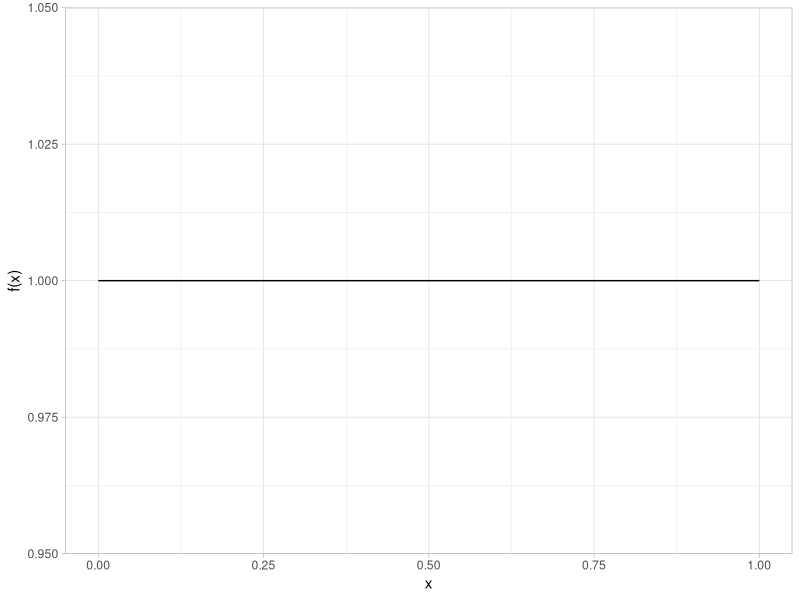
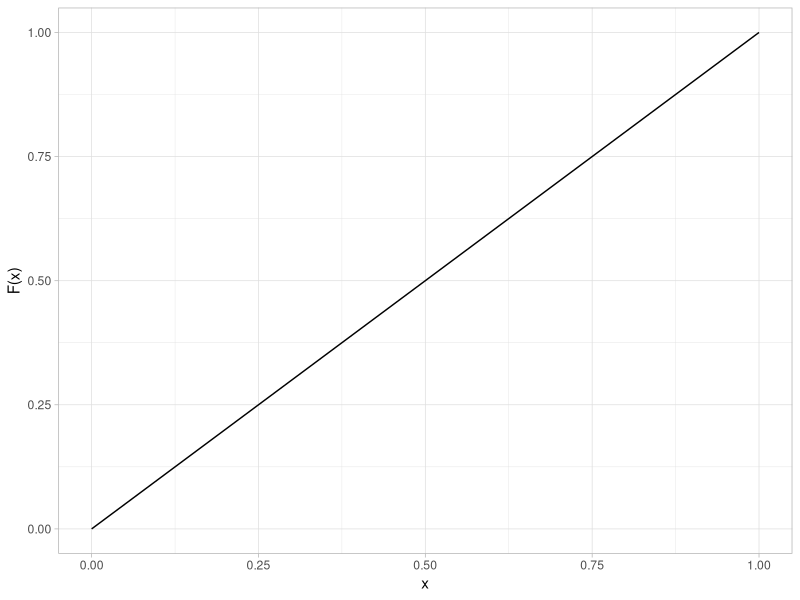
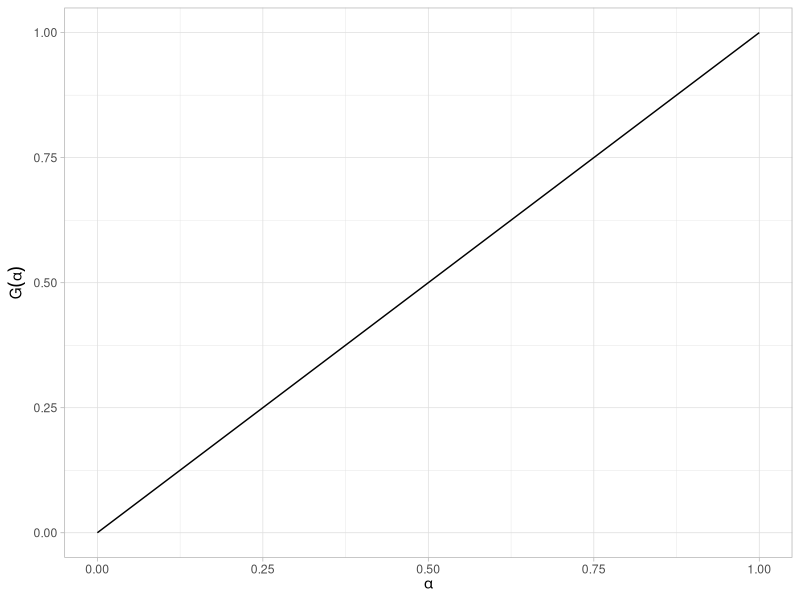
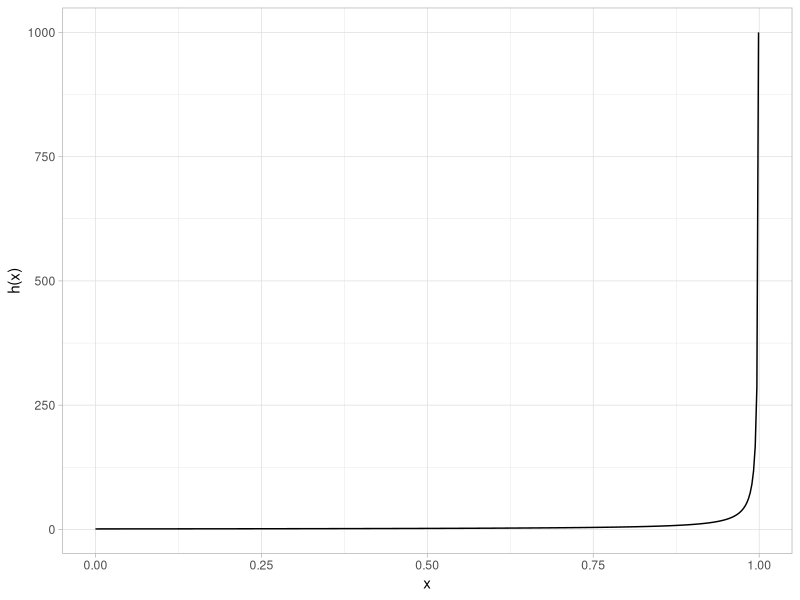
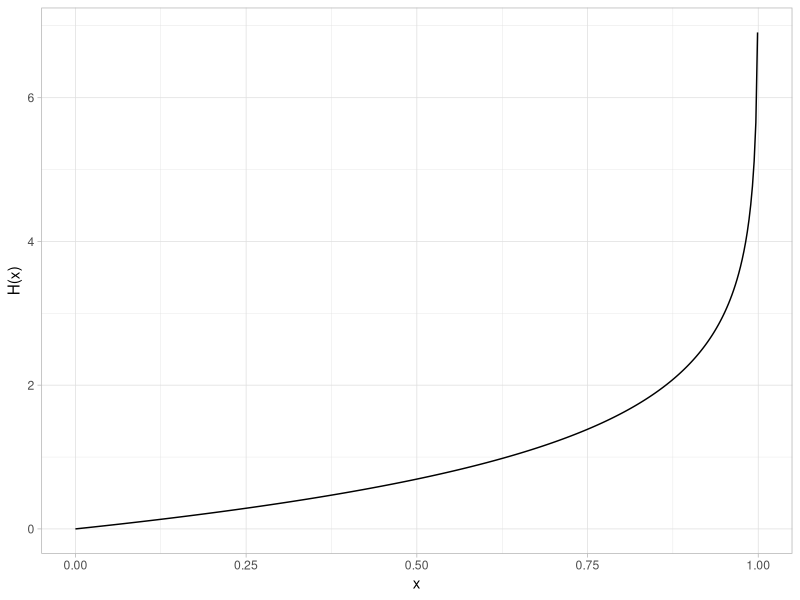
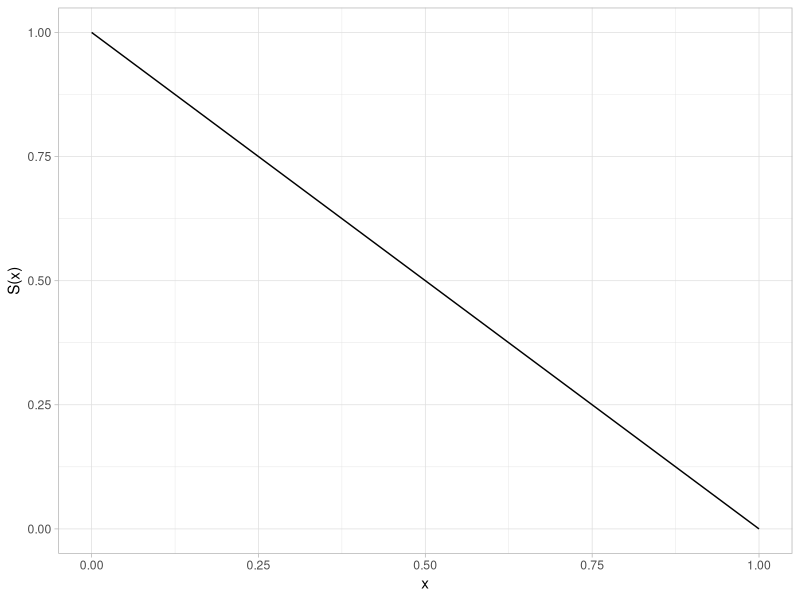
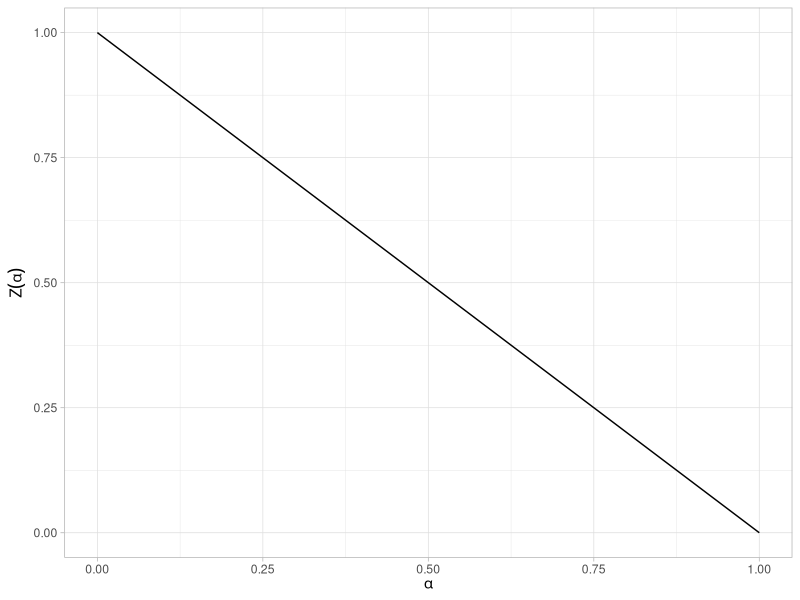

The R script that drew these images, in order:
## ---- chunk 1
#| code-fold: true
#| label: fig-uniform-dist-pdf
#| fig-cap: "Standard uniform probability density function"
#| message: false
library(tidyverse)

tibble(x = seq(0, 1, length.out = 401)) |>
  mutate(y = dunif(x)) |>
  ggplot(aes(x, y)) +
  geom_line() +
  labs(x = "x", y = "f(x)") +
  theme_light()
## ---- chunk 2
#| code-fold: true
#| label: fig-uniform-dist-cdf
#| fig-cap: "Standard uniform cumulative distribution function"
tibble(x = seq(0, 1, length.out = 401)) |>
  mutate(y = punif(x)) |>
  ggplot(aes(x, y)) +
  geom_line() +
  labs(x = "x", y = "F(x)") +
  theme_light()
## ---- chunk 3
#| code-fold: true
#| label: fig-uniform-dist-ppf
#| fig-cap: "Standard uniform percent point function"
tibble(p = seq(0, 1, length.out = 401)) |>
  mutate(x = qunif(p)) |>
  ggplot(aes(p, x)) +
  geom_line() +
  labs(x = expression(alpha), y = expression(G(alpha))) +
  theme_light()
## ---- chunk 4
#| code-fold: true
#| label: fig-uniform-dist-hazard
#| fig-cap: "Standard uniform hazard function"
tibble(x = seq(0, 0.999, length.out = 401)) |>
  mutate(y = dunif(x) / (1 - punif(x))) |>
  ggplot(aes(x, y)) +
  geom_line() +
  scale_x_continuous(limits = c(0, 1)) +
  labs(x = "x", y = "h(x)") +
  theme_light()
## ---- chunk 5
#| code-fold: true
#| label: fig-uniform-dist-cumulative-hazard
#| fig-cap: "Standard uniform cumulative hazard function"
tibble(x = seq(0, 0.999, length.out = 401)) |>
  mutate(y = -log(1 - punif(x))) |>
  ggplot(aes(x, y)) +
  geom_line() +
  scale_x_continuous(limits = c(0, 1)) +
  labs(x = "x", y = "H(x)") +
  theme_light()
## ---- chunk 6
#| code-fold: true
#| label: fig-uniform-dist-survival
#| fig-cap: "Standard uniform survival function"
tibble(x = seq(0, 1, length.out = 401)) |>
  mutate(y = 1 - punif(x)) |>
  ggplot(aes(x, y)) +
  geom_line() +
  labs(x = "x", y = "S(x)") +
  theme_light()
## ---- chunk 7
#| code-fold: true
#| label: fig-uniform-dist-inverse-survival
#| fig-cap: "Standard uniform inverse survival function"
tibble(p = seq(0, 1, length.out = 401)) |>
  mutate(z = 1 - qunif(p)) |>
  ggplot(aes(p, z)) +
  geom_line() +
  labs(x = expression(alpha), y = expression(Z(alpha))) +
  theme_light()
